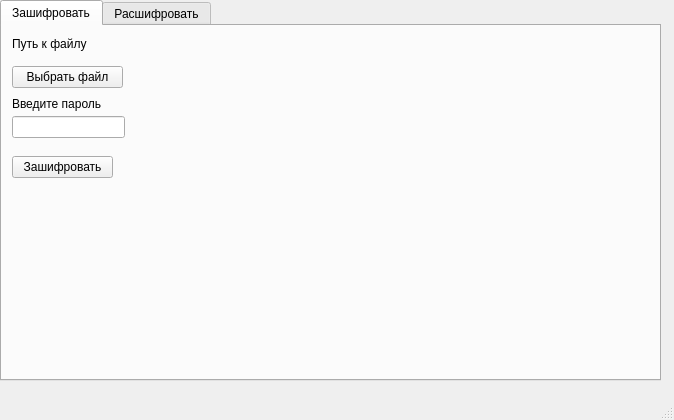
<?xml version="1.0" encoding="UTF-8"?>
<ui version="4.0">
 <class>MainWindow</class>
 <widget class="QMainWindow" name="MainWindow">
  <property name="geometry">
   <rect>
    <x>0</x>
    <y>0</y>
    <width>674</width>
    <height>420</height>
   </rect>
  </property>
  <property name="windowTitle">
   <string>MainWindow</string>
  </property>
  <widget class="QWidget" name="centralwidget">
   <widget class="QTabWidget" name="tabWidget">
    <property name="geometry">
     <rect>
      <x>0</x>
      <y>0</y>
      <width>661</width>
      <height>381</height>
     </rect>
    </property>
    <property name="currentIndex">
     <number>0</number>
    </property>
    <widget class="QWidget" name="tab">
     <attribute name="title">
      <string>Зашифровать</string>
     </attribute>
     <widget class="QLabel" name="labelFilePath">
      <property name="geometry">
       <rect>
        <x>10</x>
        <y>10</y>
        <width>201</width>
        <height>16</height>
       </rect>
      </property>
      <property name="text">
       <string>Путь к файлу</string>
      </property>
     </widget>
     <widget class="QPushButton" name="pushButton_selectFile">
      <property name="geometry">
       <rect>
        <x>10</x>
        <y>40</y>
        <width>111</width>
        <height>22</height>
       </rect>
      </property>
      <property name="text">
       <string>Выбрать файл</string>
      </property>
     </widget>
     <widget class="QLineEdit" name="lineEdit_passwd">
      <property name="geometry">
       <rect>
        <x>10</x>
        <y>90</y>
        <width>113</width>
        <height>22</height>
       </rect>
      </property>
     </widget>
     <widget class="QLabel" name="label">
      <property name="geometry">
       <rect>
        <x>10</x>
        <y>70</y>
        <width>101</width>
        <height>16</height>
       </rect>
      </property>
      <property name="text">
       <string>Введите пароль </string>
      </property>
     </widget>
     <widget class="QPushButton" name="pushButton">
      <property name="geometry">
       <rect>
        <x>10</x>
        <y>130</y>
        <width>101</width>
        <height>22</height>
       </rect>
      </property>
      <property name="text">
       <string>Зашифровать</string>
      </property>
     </widget>
    </widget>
    <widget class="QWidget" name="tab_2">
     <attribute name="title">
      <string>Расшифровать</string>
     </attribute>
    </widget>
   </widget>
  </widget>
  <widget class="QMenuBar" name="menubar">
   <property name="geometry">
    <rect>
     <x>0</x>
     <y>0</y>
     <width>674</width>
     <height>19</height>
    </rect>
   </property>
  </widget>
  <widget class="QStatusBar" name="statusbar"/>
 </widget>
 <resources/>
 <connections/>
</ui>
